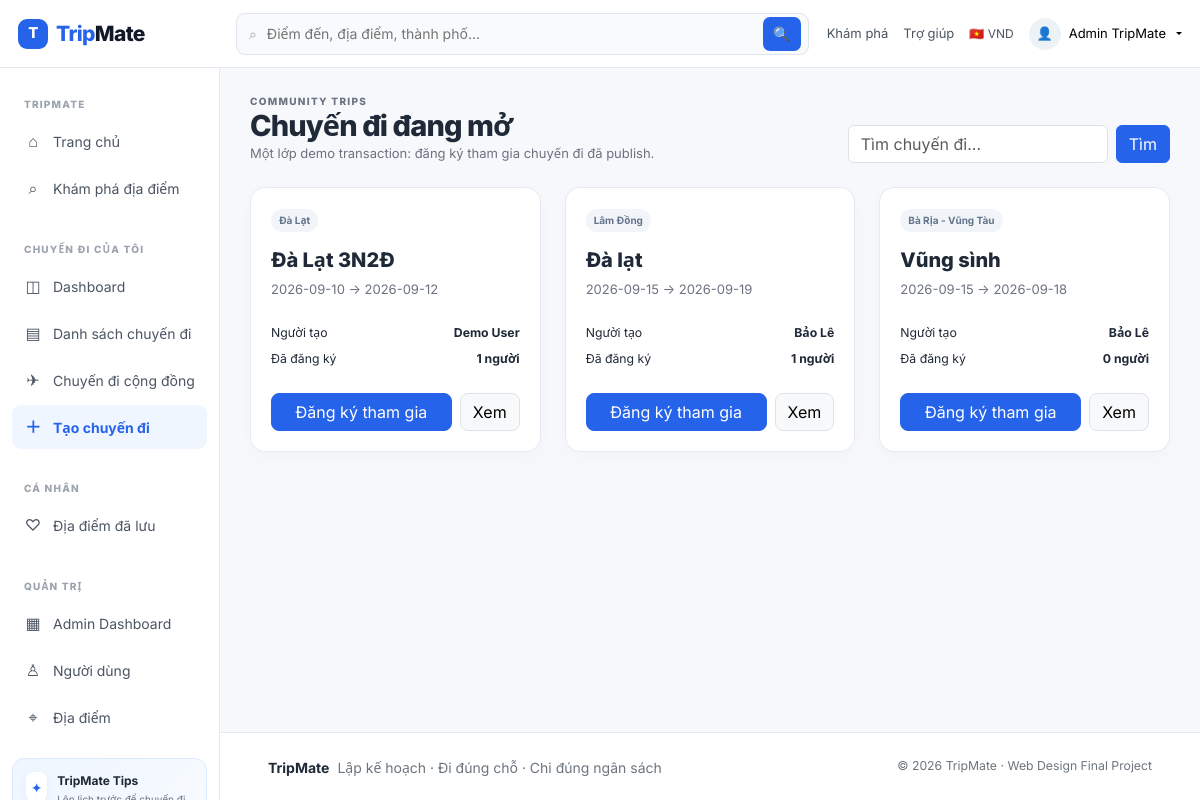
Screenshot of /user/public-trips.php (signed in) with the database file from the repository.
### tables this page shows
CREATE TABLE `trips` (
  `id` int(10) UNSIGNED NOT NULL,
  `destination_id` int(10) UNSIGNED DEFAULT NULL,
  `owner_id` int(10) UNSIGNED NOT NULL,
  `name` varchar(150) NOT NULL,
  `destination` varchar(150) NOT NULL,
  `start_date` date NOT NULL,
  `end_date` date NOT NULL,
  `budget` decimal(12,2) NOT NULL DEFAULT 0.00,
  `description` text DEFAULT NULL,
  `status` enum('draft','published','completed','cancelled') NOT NULL DEFAULT 'draft',
  `created_at` timestamp NOT NULL DEFAULT current_timestamp()
);

CREATE TABLE `users` (
  `id` int(10) UNSIGNED NOT NULL,
  `full_name` varchar(100) NOT NULL,
  `email` varchar(150) NOT NULL,
  `password_hash` varchar(255) NOT NULL,
  `role` enum('user','admin') NOT NULL DEFAULT 'user',
  `status` enum('active','blocked') NOT NULL DEFAULT 'active',
  `created_at` timestamp NOT NULL DEFAULT current_timestamp()
);

### includes/helpers.php (called while the page is built, shortened)
<?php
function base_url(string $path = ''): string {
    $projectRoot = '/webchuyendi';
    return $projectRoot . '/' . ltrim($path, '/');
}
function e($v): string { return htmlspecialchars((string)$v, ENT_QUOTES, 'UTF-8'); }

### user/public-trips.php (the view, shortened to what this page needs)
<?php
session_start();require __DIR__.'/../config/database.php';require __DIR__.'/../includes/helpers.php';require_login();$uid=$_SESSION['user']['id'];
$q=trim($_GET['q']??'');$params=[];$where=["t.status='published'"];
$sql='SELECT t.*,u.full_name owner_name,(SELECT COUNT(*) FROM registrations r WHERE r.trip_id=t.id AND r.status<>\'cancelled\') reg_count FROM trips t JOIN users u ON u.id=t.owner_id WHERE '.implode(' AND ',$where).' ORDER BY t.start_date ASC';$st=$pdo->prepare($sql);$st->execute($params);$trips=$st->fetchAll();
$pageTitle='Khám phá chuyến đi';include __DIR__.'/../includes/header.php';show_flash();
?><div class="page-shell"><div class="d-flex flex-column flex-md-row justify-content-between align-items-md-end gap-3 mb-4"><div><div class="eyebrow">COMMUNITY TRIPS</div><h1 class="page-title">Chuyến đi đang mở</h1><div class="subtext">Một lớp demo transaction: đăng ký tham gia chuyến đi đã publish.</div></div><form class="d-flex gap-2"><input class="form-control" name="q" value="<?= e($q) ?>" placeholder="Tìm chuyến đi..."><button class="btn btn-primary">Tìm</button></form></div><div class="row g-4"><?php foreach($trips as $t): ?><div class="col-md-6 col-xl-4"><div class="panel h-100"><span class="pill"><?= e($t['destination']) ?></span><h3 class="fs-5 fw-800 mt-3"><?= e($t['name']) ?></h3><div class="subtext"><?= e($t['start_date']) ?> → <?= e($t['end_date']) ?></div><div class="d-flex justify-content-between small mt-4"><span>Người tạo</span><strong><?= e($t['owner_name']) ?></strong></div><div class="d-flex justify-content-between small mt-2"><span>Đã đăng ký</span><strong><?= (int)$t['reg_count'] ?> người</strong></div><div class="d-flex gap-2 mt-4"><form method="post" class="flex-grow-1"><input type="hidden" name="csrf" value="<?= e(csrf_token()) ?>"><input type="hidden" name="trip_id" value="<?= $t['id'] ?>"><button class="btn btn-primary w-100 rounded-3">Đăng ký tham gia</button></form><a class="btn btn-light border rounded-3" href="<?= base_url('user/trip-detail.php?id='.$t['id']) ?>">Xem</a></div></div></div><?php endforeach; ?><?php if(!$trips): ?><div class="col-12"><div class="empty-state">Chưa có chuyến đi public. Hãy đổi một trip sang trạng thái published trong Admin hoặc SQL demo.</div></div><?php endif; ?></div></div>
<?php include __DIR__.'/../includes/footer.php'; ?>

### assets/css/style.css (style rules this page uses)
:root { --blue:#2563eb;--blue-2:#1d4ed8;--blue-soft:#eff6ff;--ink:#1f2937;--muted:#6b7280; --line:#e6eaf0;--bg:#f6f8fb;--white:#fff;--success:#0f9d74;--warning:#f59e0b; --shadow:0 10px 30px rgba(31,41,55,.08); }
* { box-sizing:border-box }
html { scroll-behavior:smooth }
body { margin:0;color:var(--ink);background:var(--bg);font-family:Inter,system-ui,-apple-system,sans-serif;font-size:14px }
.fw-800 { font-weight:800 }
.eyebrow { font-size:10px;letter-spacing:.13em;color:#6b7280;font-weight:800 }
.pill { display:inline-flex;align-items:center;border-radius:999px;padding:4px 8px;background:#f1f5f9;color:#64748b;font-size:10px;font-weight:700 }
.page-shell { padding:26px 30px 40px }
.page-title { font-size:29px;font-weight:800;letter-spacing:-.03em;margin:0 }
.subtext { color:var(--muted);font-size:13px }
.panel { background:#fff;border:1px solid var(--line);border-radius:15px;padding:20px;box-shadow:0 5px 18px rgba(15,23,42,.025) }
.btn-primary { background:var(--blue);border-color:var(--blue) }

### rows the page displays
trips: destination "Đà Lạt", name "Đà Lạt 3N2Đ", start_date "2026-09-10", end_date "2026-09-12", owner.full_name "Demo User", reg_count "1"
trips: destination "Lâm Đồng", name "Đà lạt", start_date "2026-09-15", end_date "2026-09-19", owner.full_name "Bảo Lê", reg_count "1"
trips: destination "Bà Rịa - Vũng Tàu", name "Vũng sình", start_date "2026-09-15", end_date "2026-09-18", owner.full_name "Bảo Lê", reg_count "0"

### other values shown
$currentUser['name'] "Admin TripMate"
